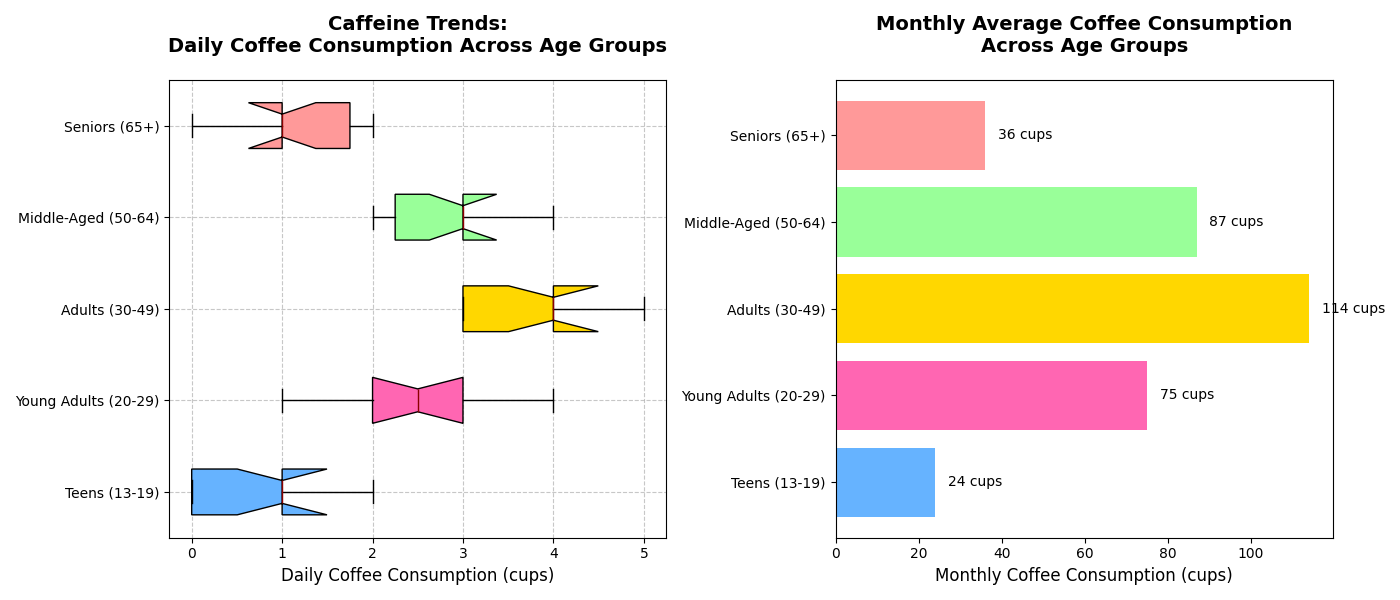

Generate this figure with Python:
import matplotlib.pyplot as plt
import numpy as np

teens_coffee = [0, 1, 0, 2, 1, 0, 0, 1, 1, 2]
young_adults_coffee = [2, 3, 2, 1, 4, 2, 3, 2, 3, 3]
adults_coffee = [3, 4, 3, 5, 4, 3, 4, 3, 5, 4]
middle_aged_coffee = [2, 3, 3, 2, 4, 3, 2, 4, 3, 3]
seniors_coffee = [1, 1, 2, 1, 2, 1, 1, 0, 2, 1]

monthly_avg_coffee = [np.mean(teens_coffee) * 30, np.mean(young_adults_coffee) * 30, 
                      np.mean(adults_coffee) * 30, np.mean(middle_aged_coffee) * 30, 
                      np.mean(seniors_coffee) * 30]

coffee_data = [teens_coffee, young_adults_coffee, adults_coffee, middle_aged_coffee, seniors_coffee]
age_groups = ['Teens (13-19)', 'Young Adults (20-29)', 'Adults (30-49)', 'Middle-Aged (50-64)', 'Seniors (65+)']

fig, axes = plt.subplots(nrows=1, ncols=2, figsize=(14, 6))

# Horizontal box plot for daily consumption
boxes = axes[0].boxplot(coffee_data, vert=False, patch_artist=True, notch=True,
                        boxprops=dict(facecolor='#DAA520', color='black'),
                        whiskerprops=dict(color='black'),
                        capprops=dict(color='black'),
                        medianprops=dict(color='darkred'))

colors = ['#66B3FF', '#FF66B2', '#FFD700', '#99FF99', '#FF9999']
for patch, color in zip(boxes['boxes'], colors):
    patch.set_facecolor(color)

axes[0].set_title("Caffeine Trends:\nDaily Coffee Consumption Across Age Groups", fontsize=14, weight='bold', pad=20)
axes[0].set_xlabel('Daily Coffee Consumption (cups)', fontsize=12)
axes[0].set_yticklabels(age_groups, fontsize=10)
axes[0].grid(True, linestyle='--', alpha=0.7)

# Horizontal bar chart for monthly average consumption
bar_positions = np.arange(len(monthly_avg_coffee))
axes[1].barh(bar_positions, monthly_avg_coffee, color=colors)
axes[1].set_yticks(bar_positions)
axes[1].set_yticklabels(age_groups, fontsize=10)
axes[1].set_title("Monthly Average Coffee Consumption\nAcross Age Groups", fontsize=14, weight='bold', pad=20)
axes[1].set_xlabel('Monthly Coffee Consumption (cups)', fontsize=12)

for i, v in enumerate(monthly_avg_coffee):
    axes[1].text(v + 3, i, f"{int(v)} cups", color='black', va='center')

plt.tight_layout()
plt.show()
